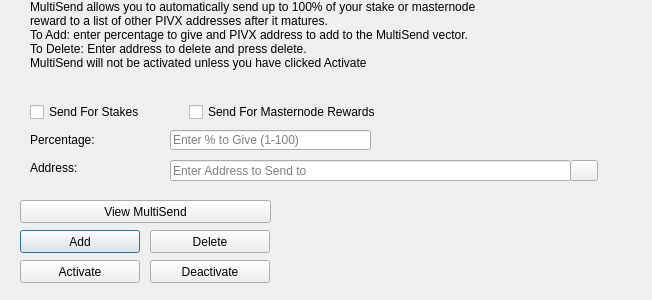
<?xml version="1.0" encoding="UTF-8"?>
<ui version="4.0">
 <class>MultiSendDialog</class>
 <widget class="QDialog" name="MultiSendDialog">
  <property name="windowModality">
   <enum>Qt::NonModal</enum>
  </property>
  <property name="geometry">
   <rect>
    <x>0</x>
    <y>0</y>
    <width>652</width>
    <height>300</height>
   </rect>
  </property>
  <property name="windowTitle">
   <string>MultiSend</string>
  </property>
  <widget class="QLineEdit" name="multiSendPercentEdit">
   <property name="geometry">
    <rect>
     <x>170</x>
     <y>130</y>
     <width>201</width>
     <height>20</height>
    </rect>
   </property>
   <property name="toolTip">
    <string>Enter whole numbers 1 - 100</string>
   </property>
   <property name="placeholderText">
    <string>Enter % to Give (1-100)</string>
   </property>
  </widget>
  <widget class="QLineEdit" name="multiSendAddressEdit">
   <property name="geometry">
    <rect>
     <x>170</x>
     <y>160</y>
     <width>401</width>
     <height>21</height>
    </rect>
   </property>
   <property name="toolTip">
    <string/>
   </property>
   <property name="placeholderText">
    <string>Enter Address to Send to</string>
   </property>
  </widget>
  <widget class="QLabel" name="label_2">
   <property name="geometry">
    <rect>
     <x>30</x>
     <y>0</y>
     <width>451</width>
     <height>121</height>
    </rect>
   </property>
   <property name="lineWidth">
    <number>1</number>
   </property>
   <property name="text">
    <string>MultiSend allows you to automatically send up to 100% of your stake or masternode reward to a list of other PIVX addresses after it matures.
To Add: enter percentage to give and PIVX address to add to the MultiSend vector.
To Delete: Enter address to delete and press delete.
MultiSend will not be activated unless you have clicked Activate</string>
   </property>
   <property name="alignment">
    <set>Qt::AlignLeading|Qt::AlignLeft|Qt::AlignTop</set>
   </property>
   <property name="wordWrap">
    <bool>true</bool>
   </property>
  </widget>
  <widget class="QLabel" name="message">
   <property name="geometry">
    <rect>
     <x>290</x>
     <y>200</y>
     <width>351</width>
     <height>91</height>
    </rect>
   </property>
   <property name="text">
    <string/>
   </property>
  </widget>
  <widget class="QPushButton" name="addButton">
   <property name="geometry">
    <rect>
     <x>20</x>
     <y>230</y>
     <width>120</width>
     <height>23</height>
    </rect>
   </property>
   <property name="toolTip">
    <string/>
   </property>
   <property name="statusTip">
    <string>Add to MultiSend Vector</string>
   </property>
   <property name="text">
    <string>Add</string>
   </property>
  </widget>
  <widget class="QPushButton" name="disableButton">
   <property name="geometry">
    <rect>
     <x>150</x>
     <y>260</y>
     <width>120</width>
     <height>23</height>
    </rect>
   </property>
   <property name="statusTip">
    <string>Deactivate MultiSend</string>
   </property>
   <property name="text">
    <string>Deactivate</string>
   </property>
  </widget>
  <widget class="QPushButton" name="addressBookButton">
   <property name="geometry">
    <rect>
     <x>570</x>
     <y>160</y>
     <width>28</width>
     <height>21</height>
    </rect>
   </property>
   <property name="toolTip">
    <string>Choose an address from the address book</string>
   </property>
   <property name="text">
    <string/>
   </property>
   <property name="icon">
    <iconset resource="../totum.qrc">
     <normaloff>:/icons/address-book</normaloff>:/icons/address-book</iconset>
   </property>
   <property name="shortcut">
    <string>Alt+A</string>
   </property>
   <property name="autoDefault">
    <bool>false</bool>
   </property>
  </widget>
  <widget class="QLabel" name="label">
   <property name="geometry">
    <rect>
     <x>30</x>
     <y>130</y>
     <width>121</width>
     <height>20</height>
    </rect>
   </property>
   <property name="toolTip">
    <string>Percentage of stake to send</string>
   </property>
   <property name="text">
    <string>Percentage:</string>
   </property>
  </widget>
  <widget class="QLabel" name="label_5">
   <property name="geometry">
    <rect>
     <x>30</x>
     <y>160</y>
     <width>111</width>
     <height>16</height>
    </rect>
   </property>
   <property name="toolTip">
    <string>Address to send portion of stake to</string>
   </property>
   <property name="text">
    <string>Address:</string>
   </property>
  </widget>
  <widget class="QPushButton" name="deleteButton">
   <property name="geometry">
    <rect>
     <x>150</x>
     <y>230</y>
     <width>120</width>
     <height>23</height>
    </rect>
   </property>
   <property name="toolTip">
    <string/>
   </property>
   <property name="statusTip">
    <string>Delete Address From MultiSend Vector</string>
   </property>
   <property name="text">
    <string>Delete</string>
   </property>
  </widget>
  <widget class="QPushButton" name="activateButton">
   <property name="geometry">
    <rect>
     <x>20</x>
     <y>260</y>
     <width>120</width>
     <height>23</height>
    </rect>
   </property>
   <property name="statusTip">
    <string>Activate MultiSend</string>
   </property>
   <property name="text">
    <string>Activate</string>
   </property>
  </widget>
  <widget class="QPushButton" name="viewButton">
   <property name="geometry">
    <rect>
     <x>20</x>
     <y>200</y>
     <width>251</width>
     <height>23</height>
    </rect>
   </property>
   <property name="toolTip">
    <string/>
   </property>
   <property name="statusTip">
    <string>View MultiSend Vector</string>
   </property>
   <property name="text">
    <string>View MultiSend</string>
   </property>
  </widget>
  <widget class="QWidget" name="horizontalLayoutWidget">
   <property name="geometry">
    <rect>
     <x>30</x>
     <y>100</y>
     <width>351</width>
     <height>24</height>
    </rect>
   </property>
   <layout class="QHBoxLayout" name="horizontalLayout">
    <item>
     <widget class="QCheckBox" name="multiSendStakeCheckBox">
      <property name="text">
       <string>Send For Stakes</string>
      </property>
     </widget>
    </item>
    <item>
     <widget class="QCheckBox" name="multiSendMasternodeCheckBox">
      <property name="text">
       <string>Send For Masternode Rewards</string>
      </property>
     </widget>
    </item>
   </layout>
  </widget>
 </widget>
 <resources>
  <include location="../totum.qrc"/>
 </resources>
 <connections/>
</ui>
